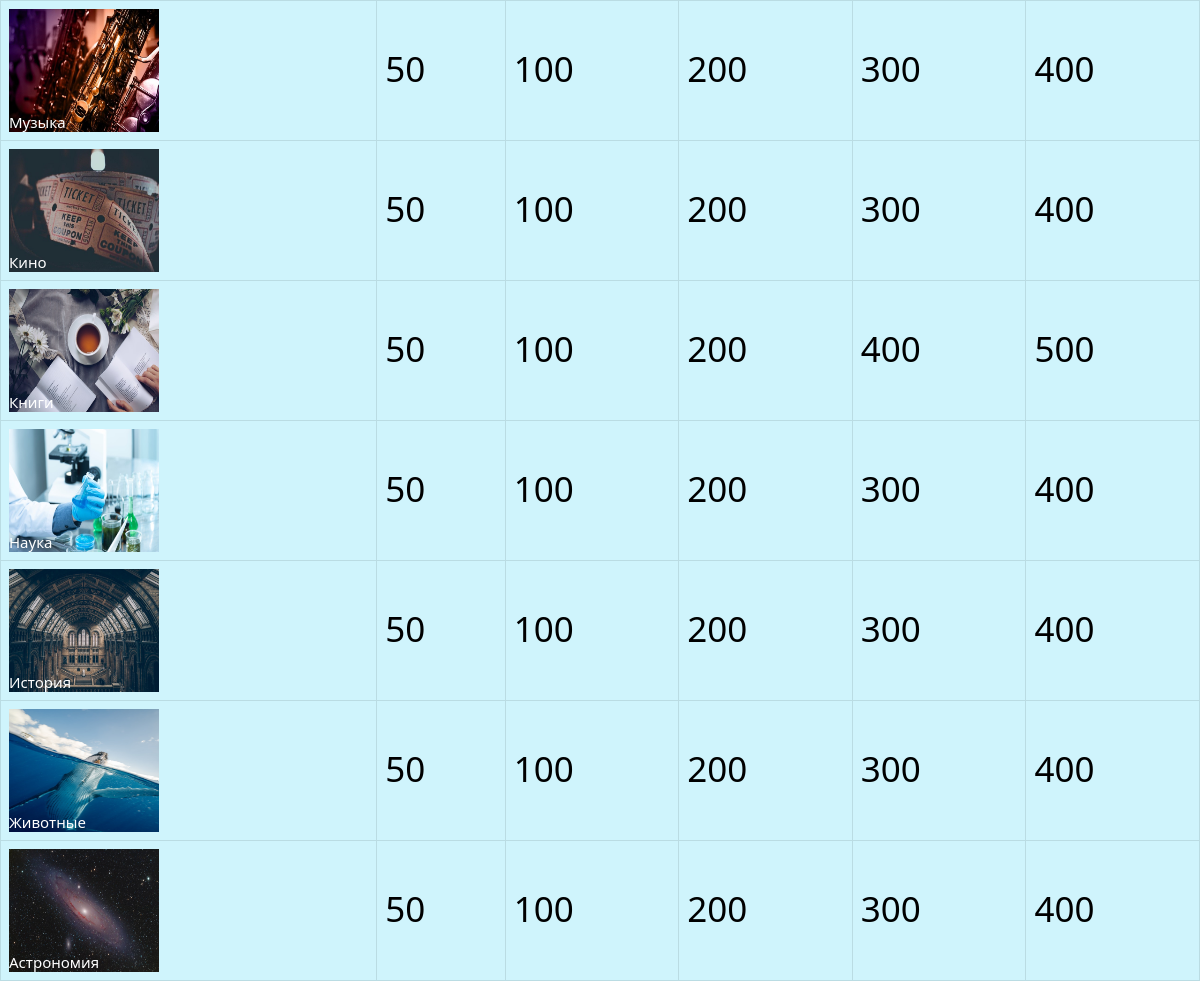
The page / on the database its author committed.
### quiz/models.py (models this page shows, shortened)
class Topic(models.Model):
    title = models.CharField(max_length=80)
    photo = models.ImageField(upload_to='topic_image/')

class Question(models.Model):
    topic = models.ForeignKey(Topic, models.SET_NULL, blank=True, null=True)
    text = models.TextField()
    answer = models.TextField(blank=True)
    value = models.IntegerField(models.SET_NULL, blank=True, null=True)
    is_answered = models.BooleanField(default=False)

### quiz/views.py (the view)
# urls.py: path('', HomePageView.as_view(), name='quiz'),
class HomePageView(TemplateView):
    template_name = "game.html"
    def get_context_data(self, **kwargs):
        context = super().get_context_data(**kwargs)
        context['topics'] = Topic.objects.all()
        return context

### quiz/templates/game.html (shortened to what this page needs)
{% extends "base.html" %}
{% block content %}
    <div>
        <table class="table table-info table-bordered">
            {% for topic in topics %}
                <tr>
                    <td class="image">
                        <img src="{{ topic.photo.url }}" width="150" height="123" alt="topic_image" class="image">
                    </td>
                    {% for question in topic.question_set.all %}
                        <td id="{{ question.pk }}" class="assessment">
                            {{ question.value }}
                        </td>
                    {% endfor %}
                </tr>
            {% endfor %}
        </table>
    </div>
{% endblock content %}

### quiz/templates/base.html (shortened to what this page needs)
{% load static %}
<!DOCTYPE html>
<html lang="en">
<head>
    <link href="https://cdn.jsdelivr.net/npm/bootstrap@5.1.3/dist/css/bootstrap.min.css" rel="stylesheet"
>
    <link rel="stylesheet" type="text/css" href="{% static 'css/style.css' %}">
</head>
<body>
{% block content %}
{% endblock content %}
</body>
</html>

### quiz/static/css/style.css (style rules this page uses)
.table { position: absolute; }
.image { position: relative; }
.assessment { font-size: 35px; line-height: 120px; }

### rows shown on the page
Topic: photo (picture)
Question: value "50"
Question: value "100"
Question: value "200"
Question: value "300"
Question: value "400"
Topic: photo (picture)
Question: value "50"
Question: value "100"
Question: value "200"
Question: value "300"
Question: value "400"
Topic: photo (picture)
Question: value "50"
Question: value "100"
Question: value "200"
Question: value "400"
Question: value "500"
Topic: photo (picture)
Question: value "50"
Question: value "100"
Question: value "200"
Question: value "300"
Question: value "400"
Topic: photo (picture)
Question: value "50"
Question: value "100"
Question: value "200"
Question: value "300"
Question: value "400"
Topic: photo (picture)
Question: value "50"
Question: value "100"
Question: value "200"
Question: value "300"
Question: value "400"
Topic: photo (picture)
Question: value "50"
Question: value "100"
Question: value "200"
Question: value "300"
Question: value "400"
